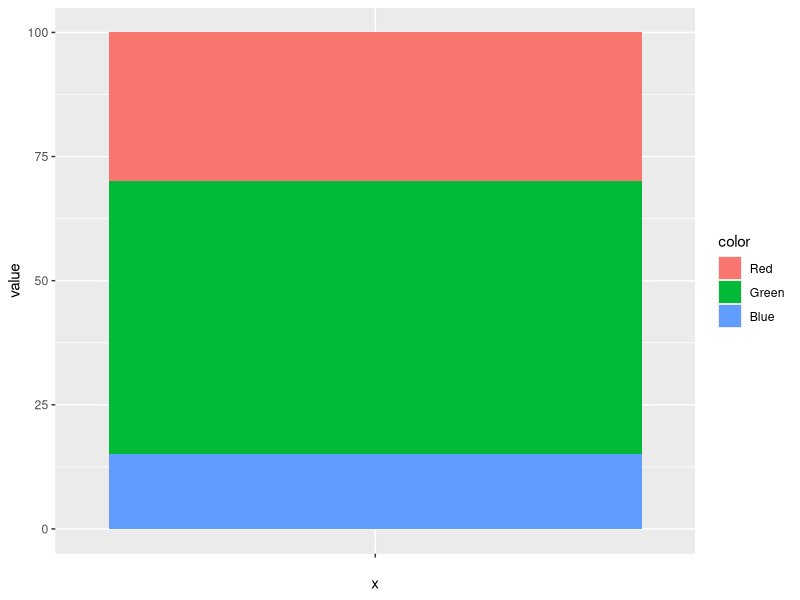
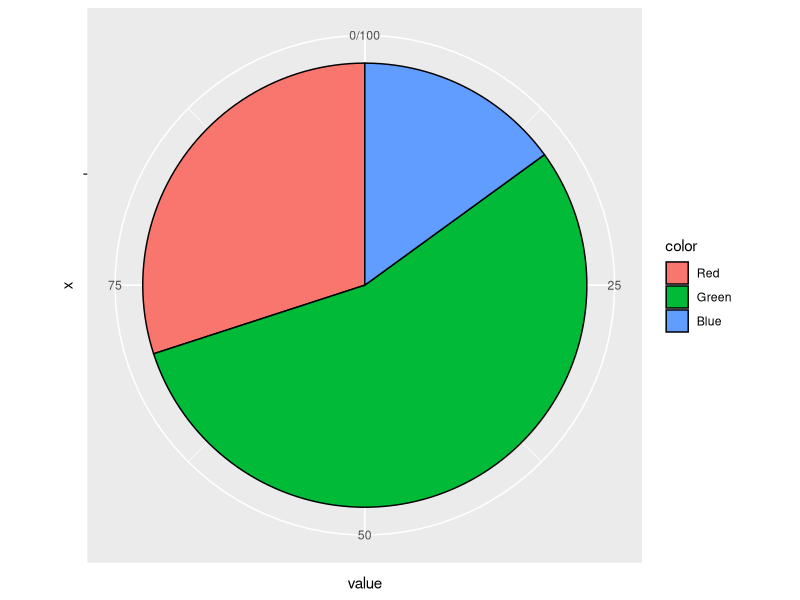
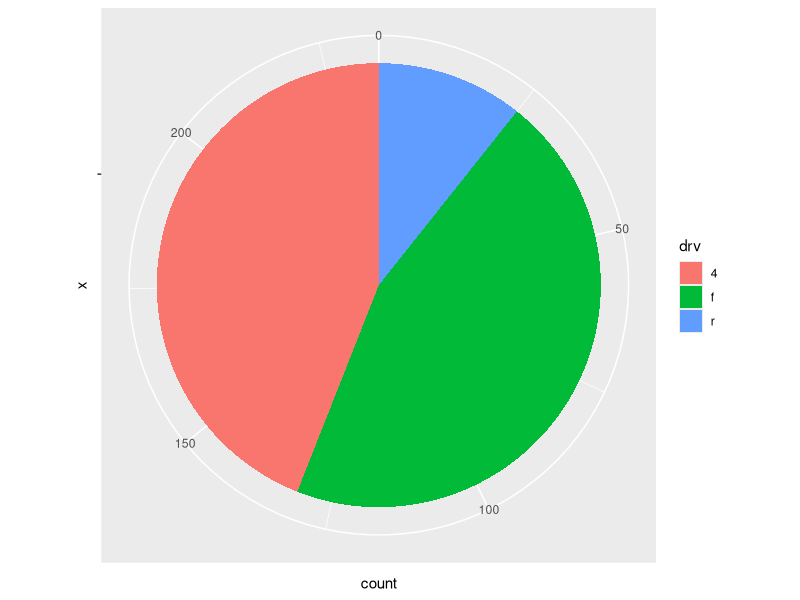
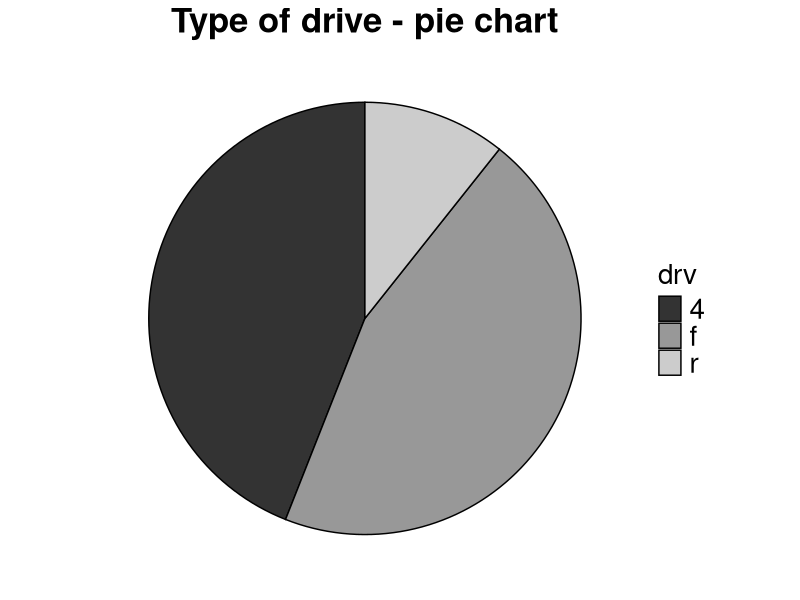

Source code (R) for these figures, in order: (Note: this script raises an error after producing the figures.)
# ggplot2 for stamdard plots and beyond

rm(list = ls())
graphics.off()

# Libraries
library(dplyr)
library(tidyr)
library(ggplot2)
library(cowplot)


# pie chart

# create some data
df <- data.frame(color = c("Red", "Green", "Blue"), value = c(30,55,15))
df <- df %>% mutate(color = factor(color, levels = c("Red", "Green", "Blue")))
print(df)

# first let's create barplot
df %>% 
  ggplot(aes(x = "", y = value, fill = color)) +
  geom_bar(width = 1, stat = "identity")

# for pie chart use barplot with polar coordinates
df %>% 
  ggplot(aes(x = "", y = value, fill = color)) +
  geom_bar(width = 1, stat = "identity", color = "black") +
  coord_polar(theta = "y", start = 0)

# create pie chart from factor variable
mpg %>% 
  ggplot(aes(x = "", fill = drv)) +
  geom_bar(width = 1) +
  coord_polar(theta = "y", start = 0)

# final pie chart for export
mpg %>% 
  ggplot(aes(x = "", fill = drv)) +
  geom_bar(width = 1, color = "black") +
  coord_polar(theta = "y", start = 0) +
  scale_fill_grey() +
  ggtitle("Type of drive - pie chart") +
  theme_minimal() +
  theme(axis.title.x = element_blank(),
        axis.title.y = element_blank(),
        plot.title = element_text(size = 25, face = "bold", hjust = 0.5),
        panel.border = element_blank(),
        panel.grid = element_blank(),
        axis.ticks = element_blank(),
        axis.text.x = element_blank(),
        legend.title = element_text(size = 20),
        legend.text = element_text(size = 20))

ggsave(filename = "./figure/07_piechart_drv_cars.png", 
       plot = last_plot(),
       units = "cm", width = 29.7, height = 21, dpi = 600) 


# donut chart

# data
data <- data.frame(class = c("A", "B", "C"),
                   size = c(20, 50, 30))

# calculate percentage and borders
data <- data %>% 
  mutate(fraction = size / sum(size),
         ymax = cumsum(fraction),
         ymin = ymax - fraction)

# create donut chart
data %>% 
  ggplot(aes(ymax = ymax, 
             ymin = ymin, 
             xmax = 3, 
             xmin = 2, 
             fill = class)) +
  geom_rect() +
  coord_polar(theta = "y") +
  xlim(c(1,3))


# a little bit of customization
data <- data %>% # compute labels and labels position
  mutate(label_position = (ymin + ymax) / 2,
         label = paste0(class, "\n size: ", size))
  
data %>% 
  ggplot(aes(ymax = ymax, 
             ymin = ymin, 
             xmax = 3, 
             xmin = 2, 
             fill = class)) +
  geom_rect(color = "black") +
  geom_label(x = 2.5, aes(y = label_position, label = label), size = 6) +
  coord_polar(theta = "y") +
  scale_fill_viridis_d(option = "viridis") +
  xlim(c(1,3)) +
  theme_void() +
  theme(legend.position = "none")
  

# final donut chart for export
data %>% 
  ggplot(aes(ymax = ymax, 
             ymin = ymin, 
             xmax = 3, 
             xmin = 2, 
             fill = class)) +
  geom_rect(color = "black") +
  geom_text(x = 1.2, aes(y = label_position, label = label, color = class), size = 6) +
  coord_polar(theta = "y") +
  scale_fill_brewer(palette = 3) +
  scale_color_brewer(palette = 3) +
  ggtitle("Classes count - donut chart") +
  xlim(c(-0.5,3)) +
  theme_void() +
  theme(legend.position = "none",
        plot.title = element_text(size = 25, face = "bold", hjust = 0.5))

ggsave(filename = "./figure/07_donut_classes.png", 
       plot = last_plot(),
       units = "cm", width = 29.7, height = 21, dpi = 600) 

#####################################################################
# time series visualization (line chart) for two continuous variable

# data (ggplot2 dataset)
df <- ggplot2::economics

# visualize unemployment
df %>% 
  ggplot(aes(x = date, y = unemploy)) +
  geom_line()

# change labels for date
df %>% 
  ggplot(aes(x = date, y = unemploy)) +
  geom_line() +
  # scale_x_date(date_breaks = "year")
  # scale_x_date(date_breaks = "5 years")
  # scale_x_date(date_breaks = "10 years")
  # scale_x_date(date_breaks = "month")
  # scale_x_date(date_breaks = "10 years", date_labels = "%Y") # show only year
  scale_x_date(date_breaks = "5 years", date_labels = "%Y") # show only year

# different line styles
df %>% 
  ggplot(aes(x = date, y = unemploy)) +
  #geom_line(linetype = "dashed") 
  # geom_line(linetype = "dotdash")
  # geom_line(linetype = "longdash")
  geom_line(size = 2, color = "red")


# multiple lines

# long format data;we keep only the date and transform col 4 to 6
df.long <- df %>% 
  dplyr::select(-pce, -pop) %>% 
  tidyr::pivot_longer(cols = colnames(df)[4:ncol(df)], 
                      names_to = "indicator", 
                      values_to = "value")  

df.long %>% 
  ggplot(aes(x = date, y = value, 
             group = indicator, color = indicator)) +
  geom_line() +
  scale_y_log10()

# final line plot for export
df.long %>% 
  ggplot(aes(x = date, y = value, 
             group = indicator, color = indicator)) +
  geom_line(size = 1.2) +
  scale_x_date(date_breaks = "5 years", date_labels = "%Y") +
  scale_y_log10() +
  xlab("Month") +
  ylab("Value") +
  ggtitle("Economic indicators - line plot") +
  theme(axis.text = element_text(size = 16),
        axis.title = element_text(size = 20),
        plot.title = element_text(size = 25, face = "bold"),
        legend.title = element_text(size = 20),
        legend.text = element_text(size = 16),
        panel.border = element_rect(color = "black", fill = NA, size = 1.5))

ggsave(filename = "./figure/07_lineplot_economics.png", 
       plot = last_plot(),
       units = "cm", width = 29.7, height = 21, dpi = 600) 
